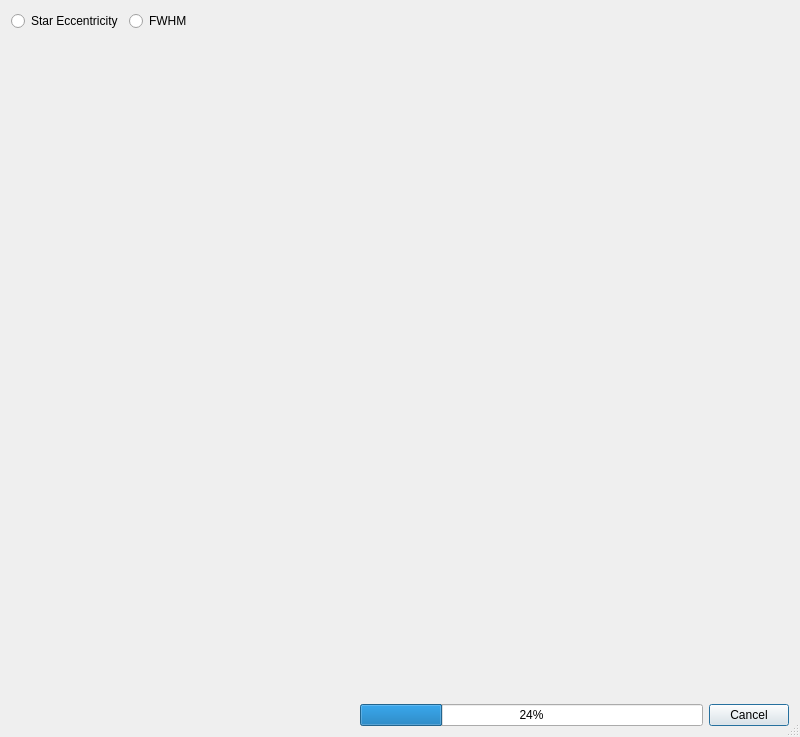
<?xml version="1.0" encoding="UTF-8"?>
<ui version="4.0">
 <class>DSS::QualityChart</class>
 <widget class="QDialog" name="DSS::QualityChart">
  <property name="windowModality">
   <enum>Qt::WindowModality::NonModal</enum>
  </property>
  <property name="geometry">
   <rect>
    <x>0</x>
    <y>0</y>
    <width>800</width>
    <height>737</height>
   </rect>
  </property>
  <property name="windowTitle">
   <string notr="true">Form</string>
  </property>
  <property name="sizeGripEnabled">
   <bool>true</bool>
  </property>
  <property name="modal">
   <bool>true</bool>
  </property>
  <layout class="QVBoxLayout" name="verticalLayout">
   <item>
    <layout class="QHBoxLayout" name="horizontalLayout">
     <property name="sizeConstraint">
      <enum>QLayout::SizeConstraint::SetDefaultConstraint</enum>
     </property>
     <item>
      <widget class="QRadioButton" name="radioEccentricity">
       <property name="maximumSize">
        <size>
         <width>16777215</width>
         <height>16777215</height>
        </size>
       </property>
       <property name="text">
        <string>Star Eccentricity</string>
       </property>
       <attribute name="buttonGroup">
        <string notr="true">buttonGroup</string>
       </attribute>
      </widget>
     </item>
     <item>
      <widget class="QRadioButton" name="radioFWHM">
       <property name="maximumSize">
        <size>
         <width>16777215</width>
         <height>20</height>
        </size>
       </property>
       <property name="text">
        <string notr="true">FWHM</string>
       </property>
       <attribute name="buttonGroup">
        <string notr="true">buttonGroup</string>
       </attribute>
      </widget>
     </item>
     <item>
      <spacer name="horizontalSpacer">
       <property name="orientation">
        <enum>Qt::Orientation::Horizontal</enum>
       </property>
       <property name="sizeType">
        <enum>QSizePolicy::Policy::Expanding</enum>
       </property>
       <property name="sizeHint" stdset="0">
        <size>
         <width>40</width>
         <height>20</height>
        </size>
       </property>
      </spacer>
     </item>
    </layout>
   </item>
   <item>
    <widget class="QwtPlot" name="qualityPlot" native="true">
     <property name="sizePolicy">
      <sizepolicy hsizetype="Expanding" vsizetype="Expanding">
       <horstretch>0</horstretch>
       <verstretch>0</verstretch>
      </sizepolicy>
     </property>
    </widget>
   </item>
   <item>
    <layout class="QHBoxLayout" name="horizontalLayout_2">
     <item>
      <widget class="QLabel" name="message">
       <property name="sizePolicy">
        <sizepolicy hsizetype="Expanding" vsizetype="Preferred">
         <horstretch>0</horstretch>
         <verstretch>0</verstretch>
        </sizepolicy>
       </property>
       <property name="maximumSize">
        <size>
         <width>400</width>
         <height>16777215</height>
        </size>
       </property>
       <property name="toolTip">
        <string notr="true"/>
       </property>
       <property name="text">
        <string notr="true"/>
       </property>
      </widget>
     </item>
     <item>
      <widget class="QProgressBar" name="progressBar">
       <property name="sizePolicy">
        <sizepolicy hsizetype="Expanding" vsizetype="Fixed">
         <horstretch>0</horstretch>
         <verstretch>0</verstretch>
        </sizepolicy>
       </property>
       <property name="value">
        <number>24</number>
       </property>
      </widget>
     </item>
     <item>
      <widget class="QPushButton" name="cancelButton">
       <property name="text">
        <string>Cancel</string>
       </property>
      </widget>
     </item>
    </layout>
   </item>
  </layout>
 </widget>
 <customwidgets>
  <customwidget>
   <class>QwtPlot</class>
   <extends>QWidget</extends>
   <header location="global">qwt_plot.h</header>
   <container>1</container>
  </customwidget>
 </customwidgets>
 <resources/>
 <connections/>
 <buttongroups>
  <buttongroup name="buttonGroup"/>
 </buttongroups>
</ui>
